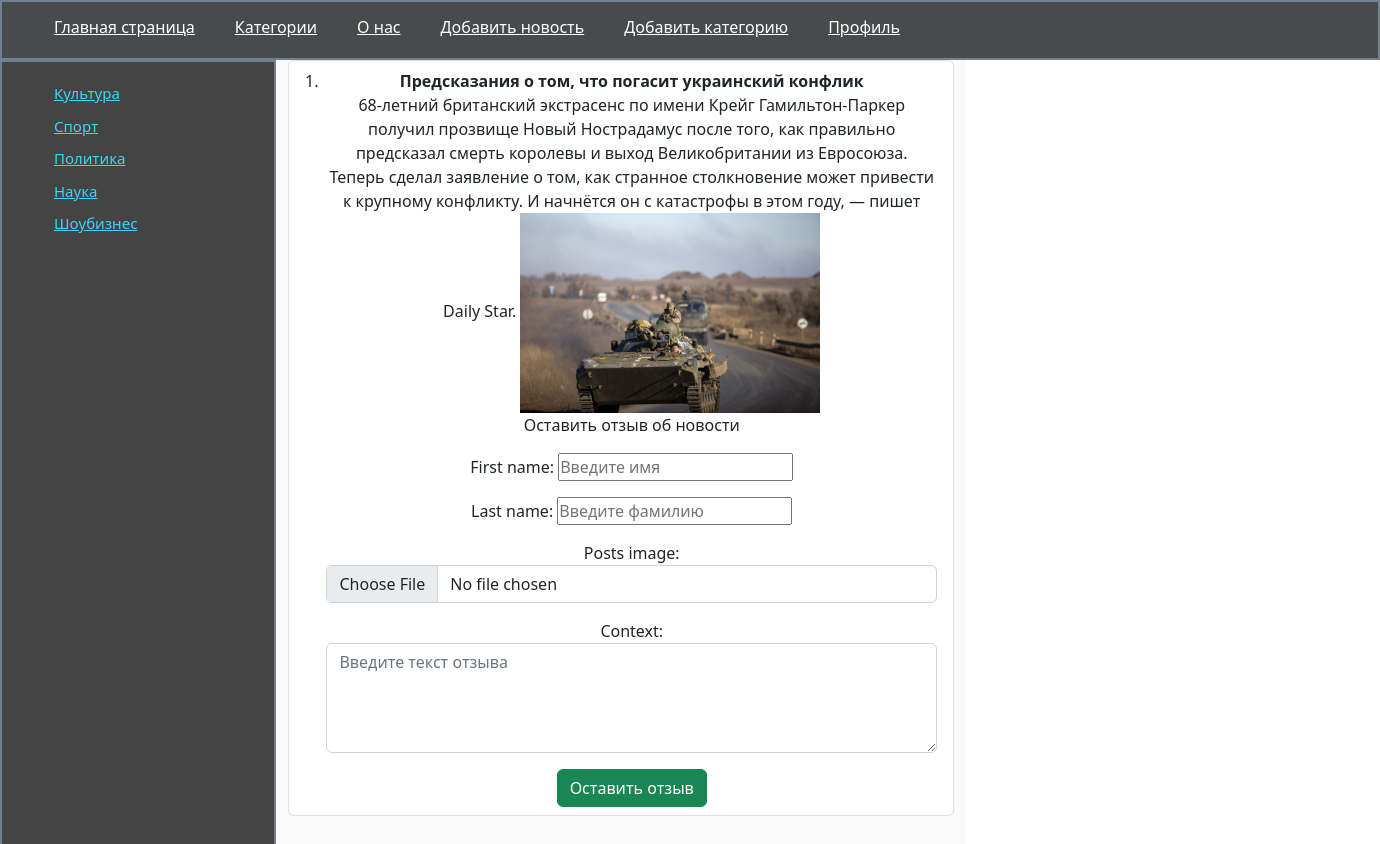
/posts/post/2/ (signed in), run on the app's committed database.
### posts/models.py (models this page shows, shortened)
class CategoryPosts(models.Model):
    objects = None
    title = models.CharField(max_length=50)

class Posts(models.Model):
    objects = None
    title=models.CharField(max_length=50)
    content= models.TextField()
    image = models.ImageField(upload_to='image',blank=True)
    time = models.DateTimeField(auto_now_add=True)
    is_published = models.BooleanField(default=False)
    category = models.ForeignKey(CategoryPosts,on_delete=models.PROTECT,null=True)

### posts/views.py (the view)
# urls.py: path('post/<int:post_id>/',get_post,name='get_post'),
def get_post(request,post_id):
    if request.method == 'POST':
        form = CommentsForm(request.POST)
        if form.is_valid:
            form.save()
            messages.success(request,'Вы успешно отавили комментарий')
    else:
        form=CommentsForm()
    categories = CategoryPosts.objects.all()
    post = Posts.objects.get(pk=post_id)
    context = {
        'categories': categories,
        'post':post,
        'form':form
    }
    return render(request, 'posts/post.html', context)

### posts/forms.py
class CommentsForm(forms.ModelForm):
    first_name = forms.CharField(
        widget=forms.TextInput(attrs={'class': 'form-control-4', 'placeholder': 'Введите имя'}))
    last_name = forms.CharField(
        widget=forms.TextInput(attrs={'class': 'form-control-4', 'placeholder': 'Введите фамилию'}))
    posts_image = forms.FileField(widget=forms.FileInput(attrs={'class': 'form-control'}))
    context= forms.CharField(
        widget=forms.Textarea(attrs={'class': 'form-control','rows':4, 'placeholder': 'Введите текст отзыва'}))
    class Meta:
        model = CommentsPosts
        fields =('first_name','last_name','posts_image','context')

### posts/templates/posts/post.html (shortened to what this page needs)
{% extends 'posts/base.html' %}
{% block main %}
{% include 'posts/nav.html' %}
{% include 'posts/categories.html' %}
<main class="main">
    <div class="container">
        <ol class="list-group list-group-numbered">
            <li class="list-group-item d-flex justify-content-between align-items-start">
                <div class="ms-2 me-auto">
                    <div class="fw-bold">{{ post.title }}</div>
                    {{ post.content }}
                    {% if post.image %}
                    <img src="{{ post.image.url }}" width="300" height="200">
                    {% endif %}
                    <p> Оставить отзыв об новости</p>
                    <form action="{% url 'posts:get_post' post.pk%}" method="post">
                        {{ form.as_p }}
                        <button type="button" class="btn btn-success">Оставить отзыв</button>
                    </form>
                </div>
            </li>
        </ol>
    </div>
</main>
{% endblock %}

### posts/templates/posts/categories.html
<aside class="aside">
    <ul class="links">
        {% for item in categories %}
        <li><a href="{% url 'posts:get_category' item.pk %}">{{ item.title }}</a></li>
        {% endfor %}
    </ul>
</aside>

### posts/static/css/index.css (style rules this page uses)
* { padding: 0; margin: 0; }
.aside { width: 20%; height: 1000px; background: #444444; border: 2px solid slategray; color: white; padding: 20px; float: left; }
.links li { list-style: none; margin-bottom: 10px; font-size: 15px; }
.links li a { color: #3dd5f3; }
.main { width: 50%; float:left; background: #fafafa; height: 1000px; text-align: center; }

### data on the page
CategoryPosts: title "Культура"
CategoryPosts: title "Спорт"
CategoryPosts: title "Политика"
CategoryPosts: title "Наука"
CategoryPosts: title "Шоубизнес"
Posts: title "Предсказания о том, что погасит украинский конфлик", content "68-летний британский экстрасенс по имени Крейг Гамильтон-Паркер получил прозвище Новый Нострадамус после того, как правильно предсказал смерть королевы и выход Великобритании из Евросоюза. Теперь сделал заявление о том, как странное столкновение может привести к крупному конфликту. И начнётся он с катастрофы в этом году, — пишет Daily Star.", image (picture)
